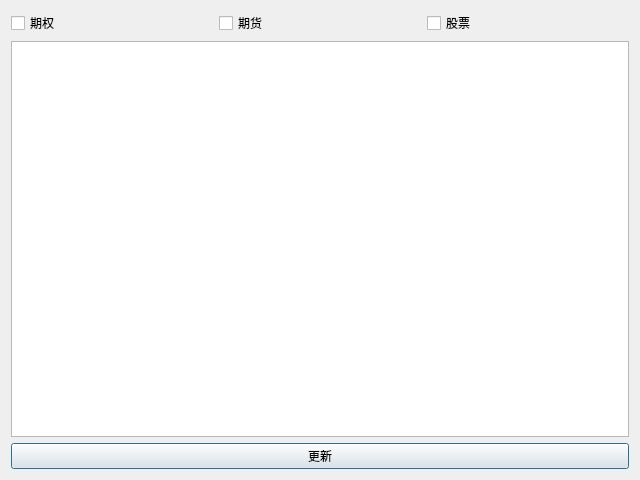
<?xml version="1.0" encoding="UTF-8"?>
<ui version="4.0">
 <class>Dialog</class>
 <widget class="QDialog" name="Dialog">
  <property name="geometry">
   <rect>
    <x>0</x>
    <y>0</y>
    <width>640</width>
    <height>480</height>
   </rect>
  </property>
  <property name="windowTitle">
   <string>Dialog</string>
  </property>
  <layout class="QVBoxLayout" name="verticalLayout">
   <item>
    <layout class="QHBoxLayout" name="horizontalLayout">
     <item>
      <widget class="QCheckBox" name="option">
       <property name="text">
        <string>期权</string>
       </property>
      </widget>
     </item>
     <item>
      <widget class="QCheckBox" name="future">
       <property name="text">
        <string>期货</string>
       </property>
      </widget>
     </item>
     <item>
      <widget class="QCheckBox" name="stock">
       <property name="text">
        <string>股票</string>
       </property>
      </widget>
     </item>
    </layout>
   </item>
   <item>
    <widget class="QTextEdit" name="textEdit">
     <property name="readOnly">
      <bool>true</bool>
     </property>
    </widget>
   </item>
   <item>
    <widget class="QPushButton" name="update_button">
     <property name="text">
      <string>更新</string>
     </property>
    </widget>
   </item>
  </layout>
 </widget>
 <resources/>
 <connections/>
</ui>
